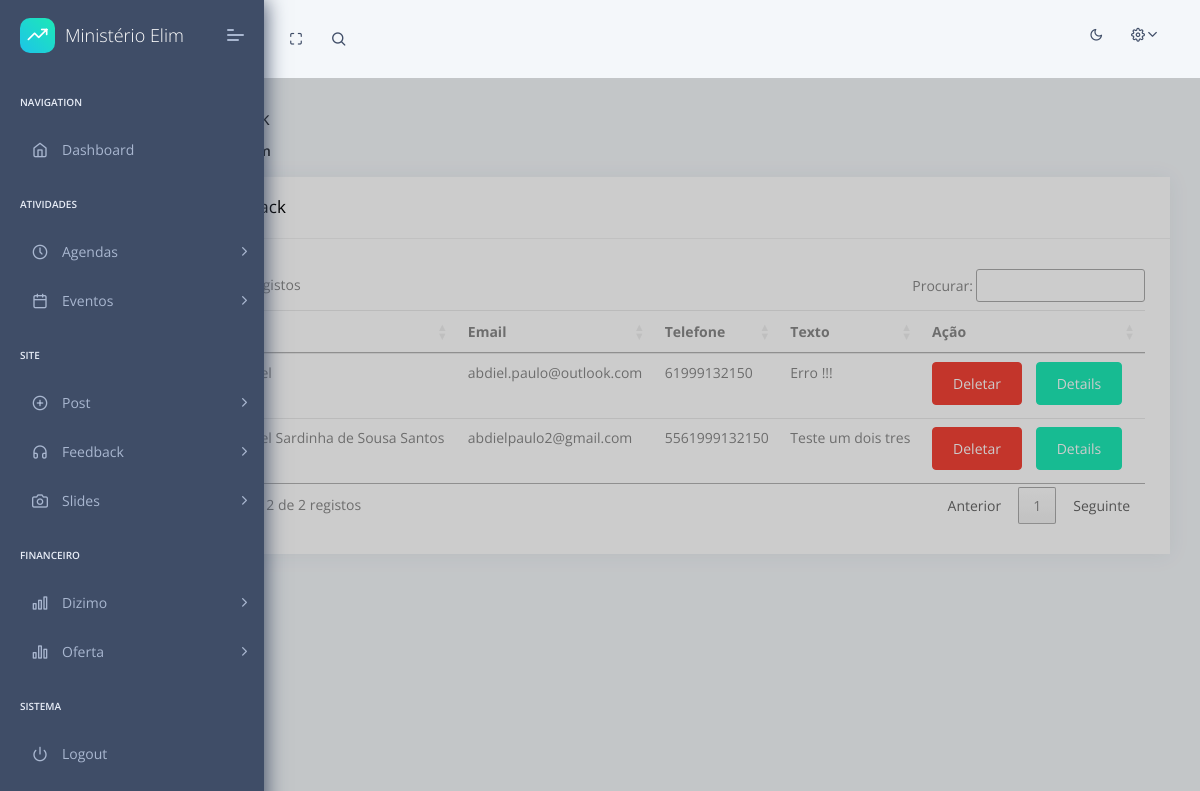
The app's page /dashboard/pages/listar-feedback/ (signed in), older data.
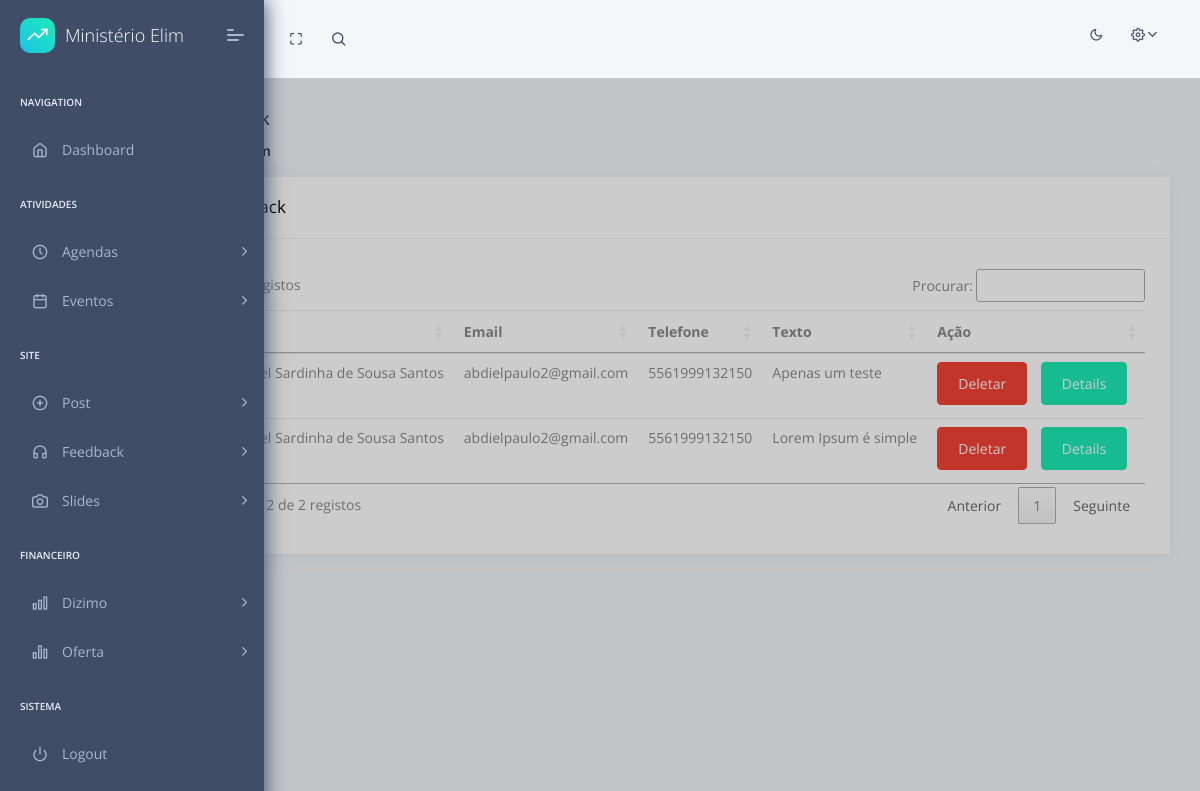
The same page, newer data.
### core/models.py (models this page shows, shortened)
class Contato(models.Model):
    id = models.AutoField(primary_key=True,unique=True)
    name_from = models.CharField(max_length=120)
    email_from = models.CharField(max_length=120)
    telefone = models.CharField(max_length=20, blank=True, null=True)
    text_from = models.TextField()

### dashboard/home/pages/views.py (the view)
# urls.py: path('pages/listar-feedback/', Pages.ListaFeedback),
    @login_required(login_url="/dashboard/login/")
    def ListaFeedback(req):
        if req.method == 'GET':
            feedback = Contato.objects.all()
            user = req.user
            admin = user.is_superuser
            context = {
                'feedback': feedback,
                'username':user,
                'admin':admin
            }
            return render(req,'home/feedback/listar-feedback.html',context)

### templates/home/feedback/listar-feedback.html (shortened to what this page needs)
{% extends "layouts/base.html" %}
{% block stylesheets %}
    <link rel="stylesheet" type="text/css" href="https://cdn.datatables.net/1.12.1/css/jquery.dataTables.css">
{% endblock stylesheets %}
{% block content %}
<div class="pcoded-content">
    <div class="pcoded-inner-content">
        <div class="page-header">
            <div class="page-block">
                <div class="row align-items-center">
                    <div class="col-md-12">
                        <div class="page-header-title">
                            <h5 class="m-b-10">Listagem Feedback</h5>
                        </div>
                        <ul class="breadcrumb">
                            <li class="breadcrumb-item"><a href="/dashboard/"></a></li>
                            <li class="breadcrumb-item"><a href="#!">tabelas</a></li>
                            <li class="breadcrumb-item"><a href="javascript:">listagem</a></li>
                        </ul>
                    </div>
                </div>
            </div>
        </div>
        <div class="main-body">
            <div class="page-wrapper">
                <div class="row">
                    <div class="col-xl-12">
                        <div class="card">
                            <div class="card-header">
                                <h5>Listagem Feedback</h5>
                            </div>
                            <div class="card-block table-border-style">
                                <div class="table-responsive">
                                    <table class="table table-hover" id="TableDT">
                                        <form id="form" method="post"> {% csrf_token %}
                                            <thead>
                                                <tr>
                                                    <th>#</th>
                                                    <th>Nome</th>
                                                    <th>Email</th>
                                                    <th>Telefone</th>
                                                    <th>Texto</th>
                                                    <th>Ação</th>
                                                </tr>
                                            </thead>
                                            <tbody>
                                                {% for fb in feedback %}
                                                <tr>
                                                    <th scope="row" id="teste">{{ fb.id }}</th>
                                                    <td>{{ fb.name_from }}</td>
                                                    <td>{{ fb.email_from }}</td>
                                                    <td>{{ fb.telefone }}</td>
                                                    <td>{{ fb.text_from | slice:"0:20"}}</td>
                                                    <td>
                                                        <a href="/dashboard/deletar/feedback/{{fb.id}}" type="submit" class="btn btn-danger"  >Deletar</a>
                                                        <a href="/dashboard/details/feedback/{{fb.id}}" type="submit" class="btn btn-success"  >Details</a>
                                                    </td>
                                                </tr>
                                                {% endfor %}
                                            </tbody>
                                        </form>
                                    </table>
                                </div>
                            </div>
                        </div>
                    </div>
                </div>
            </div>
        </div>
    </div>
</div>
{% endblock content %}

Row changes from the older to the newer data that the page shows:
removed Contato: email_from "abdiel.paulo@outlook.com", telefone "61999132150", text_from "Erro !!!"
removed Contato: name_from "Paulo Abdiel Sardinha de Sousa Santos", email_from "abdielpaulo2@gmail.com", telefone "5561999132150", text_from "Teste um dois tres"
added Contato: name_from "Paulo Abdiel Sardinha de Sousa Santos", email_from "abdielpaulo2@gmail.com", telefone "5561999132150", text_from "Apenas um teste"
added Contato: name_from "Paulo Abdiel Sardinha de Sousa Santos", email_from "abdielpaulo2@gmail.com", telefone "5561999132150", text_from "Lorem Ipsum é simple"
